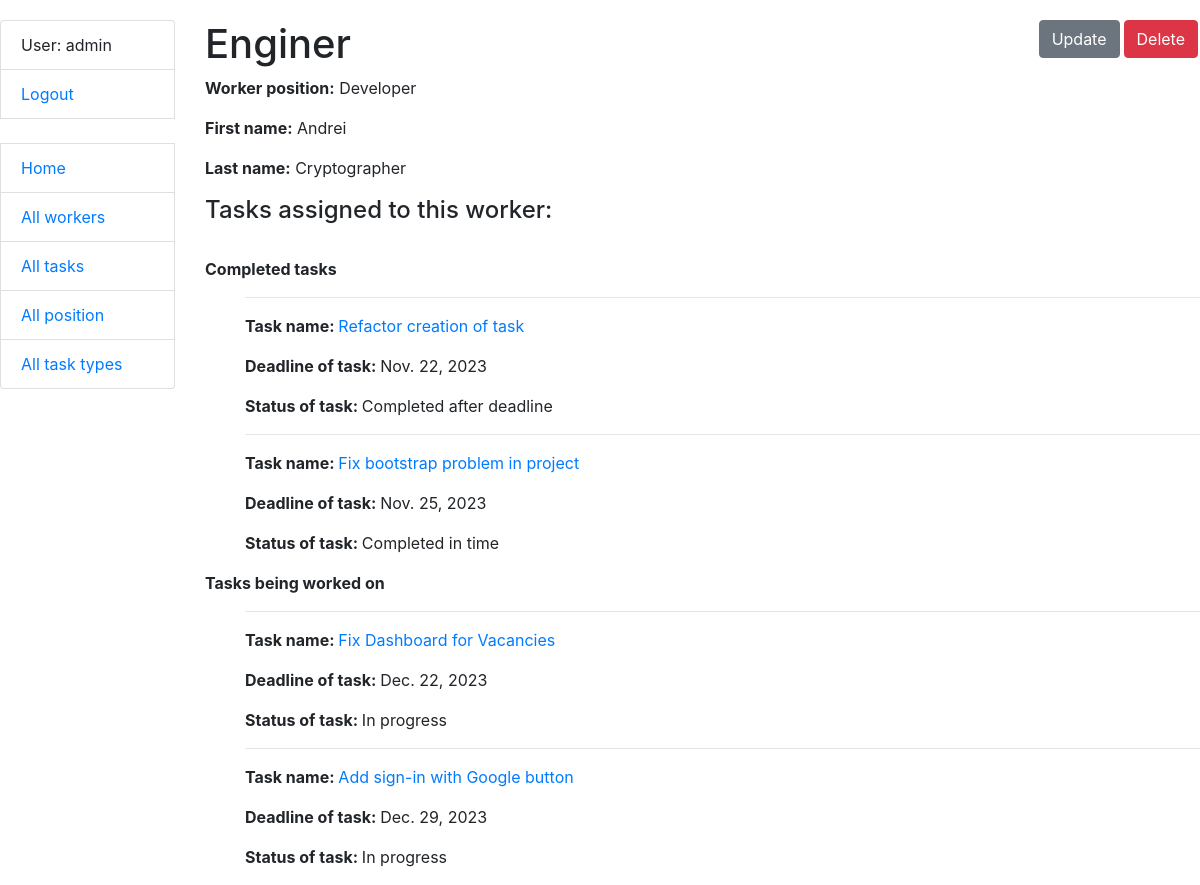
The page /workers/2/ (signed in) on the database its author committed.
### tasks/models.py (models this page shows, shortened)
class Worker(AbstractUser):
    position = models.ForeignKey(Position, on_delete=models.CASCADE, default=1)
    class Meta:
        ordering = ["username"]

class Position(models.Model):
    name = models.CharField(max_length=255, unique=True)
    class Meta:
        ordering = ["name"]
    def __str__(self) -> str:
        return self.name

class Task(models.Model):
    PRIORITY_CHOICES = (
        ("Urgent", "1"),
        ("High", "2"),
        ("Medium", "3"),
        ("Low", "4"),
        ("Optional", "Optional"),
    )
    name = models.CharField(max_length=255)
    description = models.TextField()
    deadline = models.DateField(null=True, blank=True)
    is_completed = models.BooleanField(default=False)
    priority = models.CharField(max_length=255, choices=PRIORITY_CHOICES, default="4")
    task_type = models.ForeignKey(TaskType, on_delete=models.CASCADE)
    assignees = models.ManyToManyField(AUTH_USER_MODEL, related_name="tasks", blank=True)
    class Meta:
        ordering = ["deadline"]
    def check_deadline(self):
        return self.deadline >= datetime.now().date()

### tasks/views.py (the view)
# urls.py: path("workers/<int:pk>/", WorkerDetailView.as_view(), name="worker-detail"),
class WorkerDetailView(LoginRequiredMixin, generic.DetailView):
    model = Worker
    queryset = Worker.objects.all().prefetch_related("tasks")

### templates/tasks/worker_detail.html
{% extends "base.html" %}
{% load crispy_forms_filters %}
{% block content %}
  <h1>
    {{ worker.username }}
    <a href="{% url 'tasks:worker-delete' pk=worker.id %}" class="btn btn-danger link-to-page">
      Delete
    </a>
    <a href="{% url 'tasks:worker-update' pk=worker.id %}" class="btn btn-secondary link-to-page">
      Update
    </a>
  </h1>
  <p><strong>Worker position:</strong> {{ worker.position }}</p>
  <p><strong>First name:</strong> {{ worker.first_name }}</p>
  <p><strong>Last name:</strong> {{ worker.last_name }}</p>
  <h4>
    Tasks assigned to this worker:
  </h4>
  <br>
  <p><strong>Completed tasks</strong></p>
    <ul>
      {% for task in worker.tasks.all %}
        {% if task.is_completed %}
          <hr>
          <p><strong>Task name: </strong><a href="{% url 'tasks:task-detail' task.id %}">{{ task.name }}</a></p>
          <p><strong>Deadline of task: </strong>{{ task.deadline }}</p>
          <p><strong>Status of task: </strong>
            {% if task.check_deadline %}
              Completed in time
            {% else %}
              Completed after deadline
            {% endif %}
          </p>
        {% endif %}
      {% endfor %}
    </ul>
  <p><strong>Tasks being worked on</strong></p>
    <ul>
      {% for task in worker.tasks.all %}
        {% if not task.is_completed %}
          <hr>
          <p><strong>Task name: </strong><a href="{% url 'tasks:task-detail' task.id %}">{{ task.name }}</a></p>
          <p><strong>Deadline of task: </strong>{{ task.deadline }}</p>
          <p><strong>Status of task: </strong>
            {% if task.check_deadline %}
              In progress
            {% else %}
              In progress (skipped deadline)
            {% endif %}
          </p>
        {% endif %}
      {% endfor %}
    </ul>
{% endblock %}

### templates/includes/sidebar.html
<ul class="sidebar-nav list-group">
  {% if user.is_authenticated %}
    <li class="list-group-item">User: {{ user.get_username }}</li>
    <li class="list-group-item"><a href="{% url 'logout'%}?next={{request.path}}">Logout</a></li>
  {% else %}
    <li class="list-group-item"><a href="{% url 'login'%}?next={{request.path}}">Login</a></li>
  {% endif %}
  <br>
  <li class="list-group-item"><a href="{% url 'tasks:home' %}">Home</a></li>
  <li class="list-group-item"><a href="{% url 'tasks:worker-list' %}">All workers</a></li>
  <li class="list-group-item"><a href="{% url 'tasks:task-list' %}">All tasks</a></li>
  <li class="list-group-item"><a href="{% url 'tasks:position-list' %}">All position</a></li>
  <li class="list-group-item"><a href="{% url 'tasks:task-type-list' %}">All task types</a></li>
</ul>

### static/styles.css (style rules this page uses)
body { margin-top: 20px; }
.link-to-page { float: right; margin: 0 2px 0 2px; }

### rows shown on the page
Worker: get_username "admin"
Worker: username "Enginer", position "Developer", first_name "Andrei", last_name "Cryptographer"
Task: name "Refactor creation of task", deadline "Nov. 22, 2023", shows "Completed after deadline"
Task: name "Fix bootstrap problem in project", deadline "Nov. 25, 2023", shows "Completed in time"
Task: name "Fix Dashboard for Vacancies", deadline "Dec. 22, 2023", shows "In progress"
Task: name "Add sign-in with Google button", deadline "Dec. 29, 2023", shows "In progress"
